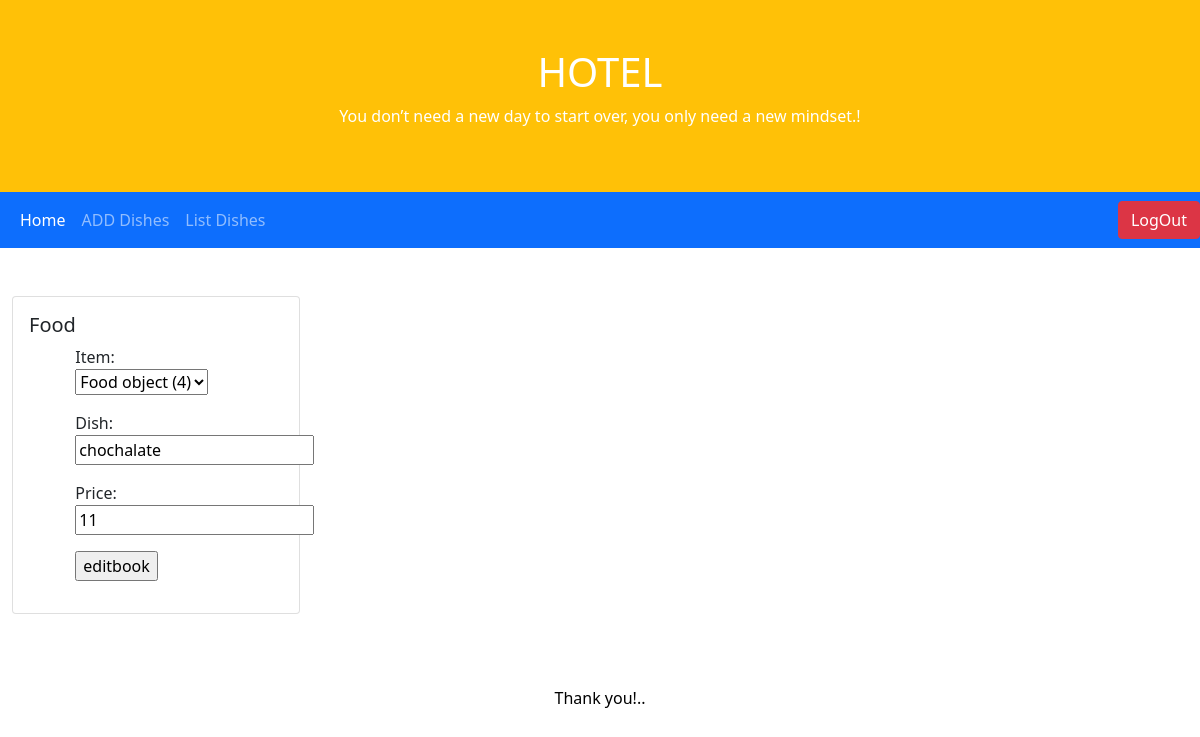
/food/edit/2, run on the app's committed database.
### hotel/models.py (models this page shows)
class FoodDetail(models.Model):
    item=models.ForeignKey(Food, on_delete=models.CASCADE)
    dish=models.CharField(max_length=250)
    price = models.PositiveIntegerField()
    date = models.DateField(auto_now_add=True)

### hotel/views.py (the view)
# urls.py: path('edit/<int:id>',views.Foodchange.as_view(),name="change"),
class Foodchange(UpdateView):
    model = FoodDetail
    form_class = Fooddetailform
    template_name = "foodedit.html"
    pk_url_kwarg = 'id'
    success_url = reverse_lazy('list')

### hotel/form.py
class Fooddetailform(ModelForm):
    class Meta:
        model = FoodDetail
        fields = "__all__"

### hotel/templates/foodedit.html (shortened to what this page needs)
{%extends 'index.html'%}
{%block body_block%}
<div class="card" style="width: 18rem;">
    <div class="card-body">
        <h5 class="card-title">Food</h5>
        <div class="row">
    <div class="col-2"></div>
    <div class="col-6">
        <form action="" method="post" enctype="multipart/form-data">
            {{form.as_p}}
            <div class="mb-3">
                <input type="submit" value="editbook">
            </div>
        </form>
    </div>
    <div class="col-2"></div>
</div>
    </div>
</div>
{%endblock%}

### data on the page
FoodDetail: item "Food object (4)", dish "chochalate", price "11"
